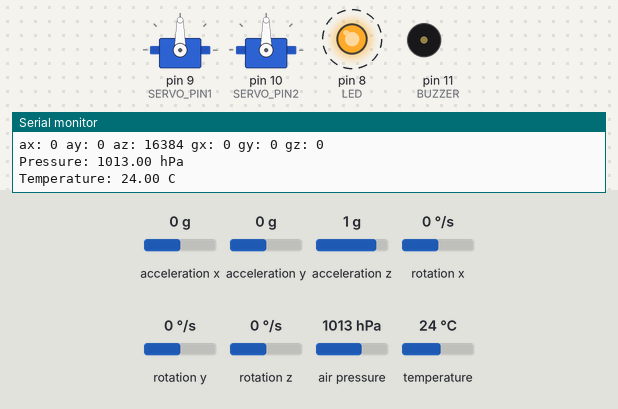
This sketch was run on a simulated Arduino Uno, built with avr-gcc and run on an emulated ATmega328P. Parts: 2 × servo, output pins drawn as LEDs (lit = HIGH), buzzer (waves = sounding), the last lines printed to the serial monitor. Dashed ring = blinking. The inputs (shaded band) are chosen by the test bench; at power-on: acceleration x 0 g, acceleration y 0 g, acceleration z 1 g, rotation x 0 °/s, rotation y 0 °/s, rotation z 0 °/s, air pressure 1013 hPa, temperature 24 °C.

Above: at 1.2 s.
1.3 s: acceleration x set to -1.4 g
At 1.94 s:
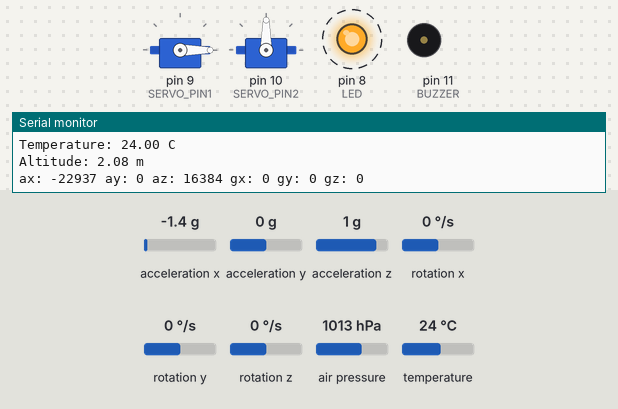
4.3 s: acceleration y set to -1.4 g
At 4.91 s:
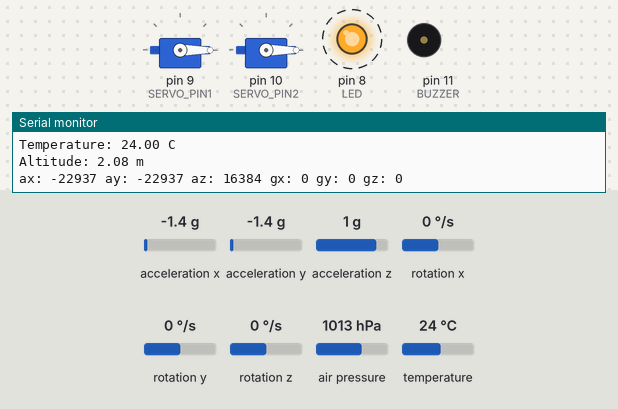
7.3 s: acceleration x set to 0 g
At 8.1 s:
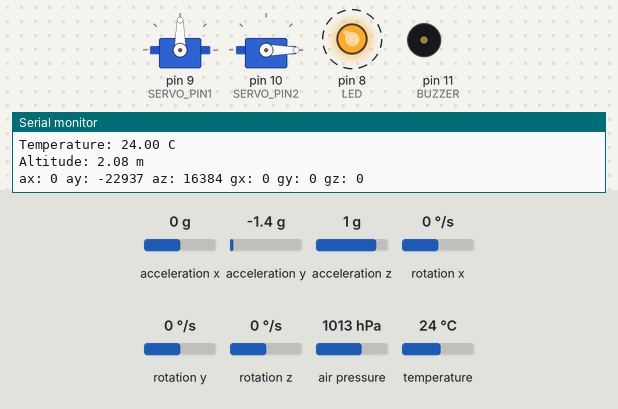
10.3 s: acceleration y set to 0 g
At 10.71 s:
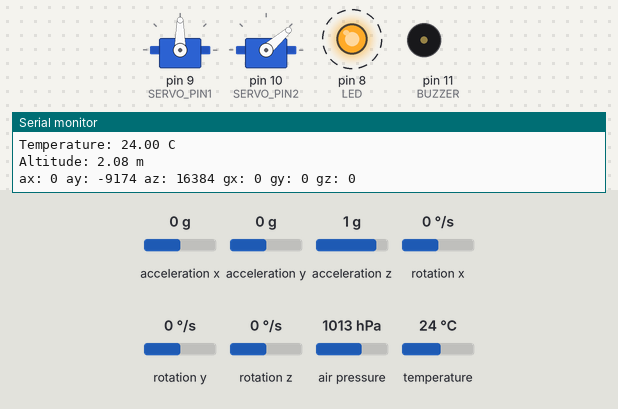
13.3 s: acceleration x set to -0.8 g
At 13.98 s:
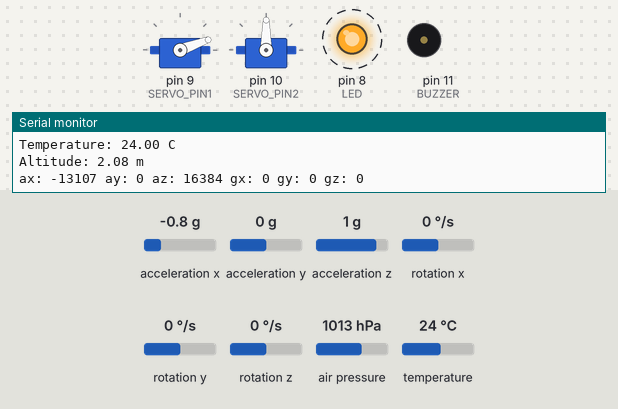
16.3 s: acceleration y set to -0.8 g
At 17.07 s:
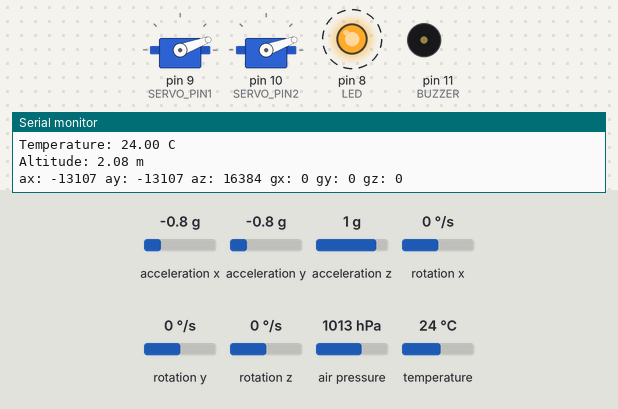
Timing chart, 0 to 20.3 s (numbered marks = the images above; inputs shaded):
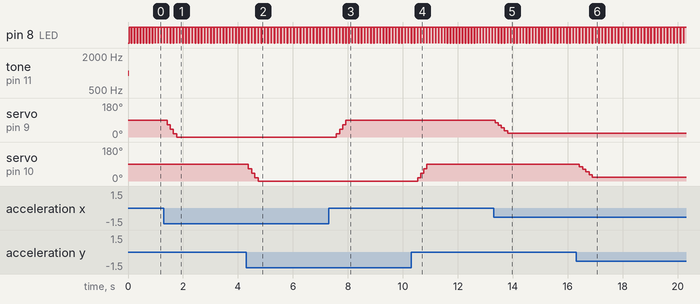

The sketch:

software.ino
```cpp
#include <Wire.h>
#include <MPU6050.h>
#include <Adafruit_Sensor.h>
#include <Adafruit_BMP085_U.h>
#include <Servo.h>

// Pin definitions
#define LED 8
#define BUZZER 11

// MPU6050 sensor
MPU6050 sensor;

// BMP180 sensor
Adafruit_BMP085_Unified bmp = Adafruit_BMP085_Unified();

// Servo pins
const int SERVO_PIN1 = 9;
const int SERVO_PIN2 = 10;

// Create servo objects
Servo sg90;
Servo sg90two;

// MPU6050 range
const int MPU6050_RANGE = 17000;

// Servo angle range
const int SERVO_MIN_ANGLE = 0;  // Increased movement range
const int SERVO_MAX_ANGLE = 180; // Increased movement range

// Variables for filtering
const int FILTER_SIZE = 5;  // Reduce filter size for more responsiveness
int axBuffer[FILTER_SIZE] = {0};
int ayBuffer[FILTER_SIZE] = {0};
int filterIndex = 0;

void setup() {
  Serial.begin(9600);
  Wire.begin();

  // Initialize buzzer and LED
  pinMode(LED, OUTPUT);
  pinMode(BUZZER, OUTPUT);

  tone(BUZZER, 1000); // Set the voltage to high and make a noise at 1000 Hz
  delay(50); // Wait for 50 milliseconds
  noTone(BUZZER); // Set the voltage to low and make no noise

  // Initialize MPU6050
  sensor.initialize();
  if (sensor.testConnection()) {
    Serial.println("MPU6050 connected successfully");
  } else {
    Serial.println("MPU6050 connection failed");
    while (1) {
      delay(500);
    }
  }

  // Initialize BMP180
  if (!bmp.begin()) {
    Serial.println("Could not find a valid BMP085 sensor, check wiring!");
    while (1) {
      delay(500);
    }
  }

  // Initialize servos to 90 degrees (perpendicular position)
  sg90.attach(SERVO_PIN1);
  sg90two.attach(SERVO_PIN2);
  sg90.write(90);
  sg90two.write(90);
}

void loop() {
  // Turn on LED
  digitalWrite(LED, HIGH);

  // Read BMP180 data
  sensors_event_t event;
  bmp.getEvent(&event);
  if (event.pressure) {
    Serial.print("Pressure: ");
    Serial.print(event.pressure);
    Serial.println(" hPa");

    // Read temperature
    float temperature;
    bmp.getTemperature(&temperature);
    Serial.print("Temperature: ");
    Serial.print(temperature);
    Serial.println(" C");

    // Calculate altitude
    float altitude = bmp.pressureToAltitude(1013.25, event.pressure);
    Serial.print("Altitude: ");
    Serial.print(altitude);
    Serial.println(" m");
  }

  // Read MPU6050 data
  int16_t ax, ay, az, gx, gy, gz;
  sensor.getMotion6(&ax, &ay, &az, &gx, &gy, &gz);

  // Add new data to filter buffers
  axBuffer[filterIndex] = ax;
  ayBuffer[filterIndex] = ay;
  filterIndex = (filterIndex + 1) % FILTER_SIZE;

  // Compute filtered values
  long axSum = 0;
  long aySum = 0;
  for (int i = 0; i < FILTER_SIZE; i++) {
    axSum += axBuffer[i];
    aySum += ayBuffer[i];
  }
  int axFiltered = axSum / FILTER_SIZE;
  int ayFiltered = aySum / FILTER_SIZE;

  Serial.print("ax: "); Serial.print(axFiltered); Serial.print(" ");
  Serial.print("ay: "); Serial.print(ayFiltered); Serial.print(" ");
  Serial.print("az: "); Serial.print(az); Serial.print(" ");
  Serial.print("gx: "); Serial.print(gx); Serial.print(" ");
  Serial.print("gy: "); Serial.print(gy); Serial.print(" ");
  Serial.print("gz: "); Serial.println(gz);

  // Map filtered MPU6050 data to servo angles with increased sensitivity
  int servo_angle1 = map(axFiltered, -MPU6050_RANGE, MPU6050_RANGE, SERVO_MIN_ANGLE, SERVO_MAX_ANGLE);
  int servo_angle2 = map(ayFiltered, -MPU6050_RANGE, MPU6050_RANGE, SERVO_MIN_ANGLE, SERVO_MAX_ANGLE);

  // Constrain the angles to ensure they do not exceed the 0 to 180 degree limit
  servo_angle1 = constrain(servo_angle1, SERVO_MIN_ANGLE, SERVO_MAX_ANGLE);
  servo_angle2 = constrain(servo_angle2, SERVO_MIN_ANGLE, SERVO_MAX_ANGLE);

  // Set servo positions
  sg90.write(servo_angle1);
  sg90two.write(servo_angle2);


  // Turn off LED
  digitalWrite(LED, LOW);

  // Short delay before next loop iteration
  delay(10);
}
```

Measured:
- after the input at 1.3 s, servo on pin 9 (SERVO_PIN1): 90° → 65° after 0.13 s, → 41° 0.11 s later, → 17° 0.11 s later, → 0° 0.11 s later
- after the input at 4.3 s, servo on pin 10 (SERVO_PIN2): 90° → 65° after 0.08 s, → 41° 0.12 s later, → 17° 0.12 s later, → 0° 0.12 s later
- after the input at 7.3 s, servo on pin 9 (SERVO_PIN1): 0° → 17° after 0.28 s, → 41° 0.12 s later, → 65° 0.12 s later, → 90° 0.11 s later
- after the input at 10.3 s, servo on pin 10 (SERVO_PIN2): 0° → 17° after 0.23 s, → 41° 0.11 s later, → 65° 0.11 s later, → 90° 0.11 s later
- after the input at 13.3 s, servo on pin 9 (SERVO_PIN1): moves from 90° to 20° over 0.45 s, starting after 0.06 s
- after the input at 16.3 s, servo on pin 10 (SERVO_PIN2): moves from 90° to 20° over 0.47 s, starting after 0.12 s
- by itself, pin 8 (LED): alternates HIGH for 0.11 s and LOW for 0.01 s
